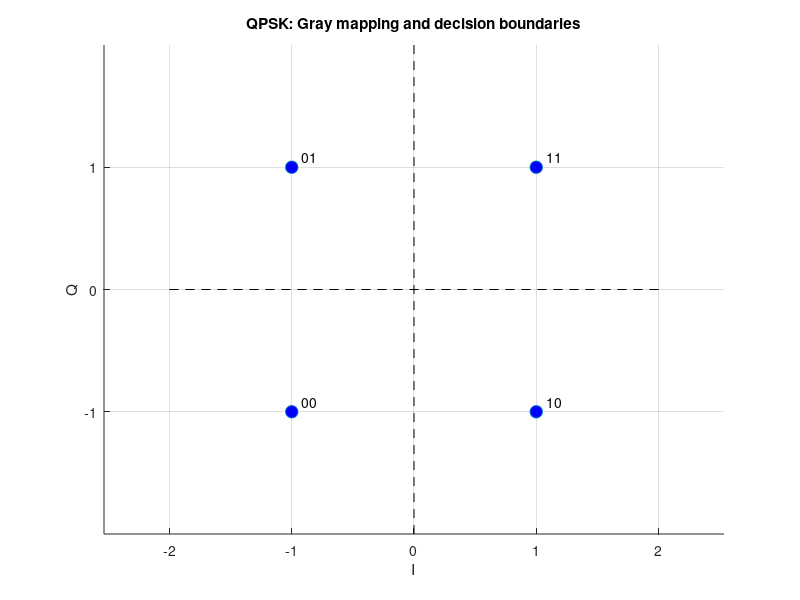
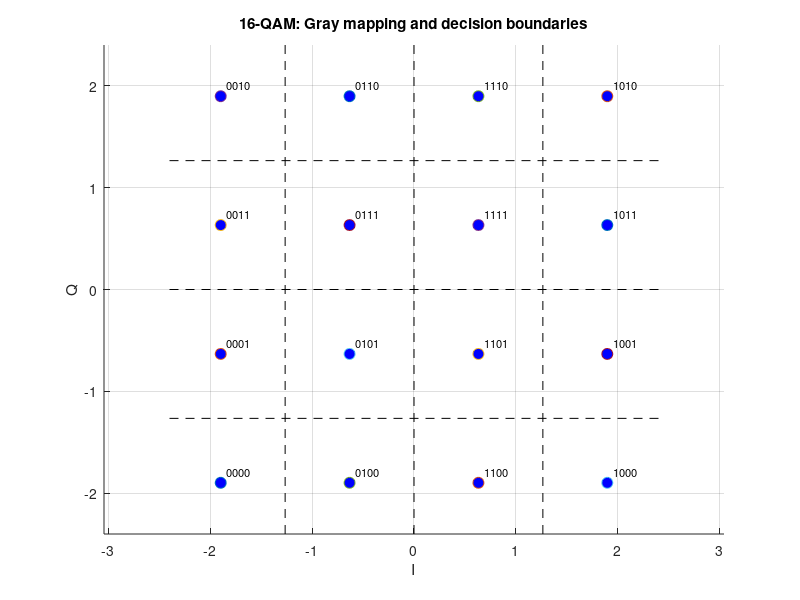

Reproduce these figures in MATLAB, in order.
%% plot_constellations.m  -- ideal constellations, Gray labels, decision boundaries

d = sqrt(0.4); lv = d*[-3 -1 1 3];

% ----- QPSK -----
figure; hold on; axis equal; grid on;
plot([0 0],[-2 2],'k--'); plot([-2 2],[0 0],'k--');
pts = [1+1i, 1-1i, -1+1i, -1-1i];  lab = {'11','10','01','00'};   % [b1 b2]=[I Q]
plot(real(pts),imag(pts),'o','MarkerFaceColor','b','MarkerSize',9);
text(real(pts)+0.08, imag(pts)+0.08, lab);
title('QPSK: Gray mapping and decision boundaries'); xlabel('I'); ylabel('Q');

% ----- 16-QAM -----
figure; hold on; axis equal; grid on;
for t = [-2*d 0 2*d]
    plot([t t],[-2.4 2.4],'k--'); plot([-2.4 2.4],[t t],'k--');
end
axb = {'00','01','11','10'};       % level order -3d,-1d,+1d,+3d
for ii = 1:4
    for qq = 1:4
        p = lv(ii) + 1i*lv(qq);
        plot(real(p),imag(p),'o','MarkerFaceColor','b','MarkerSize',8);
        text(real(p)+0.06, imag(p)+0.11, [axb{ii} axb{qq}], 'FontSize',8);
    end
end
title('16-QAM: Gray mapping and decision boundaries'); xlabel('I'); ylabel('Q');
